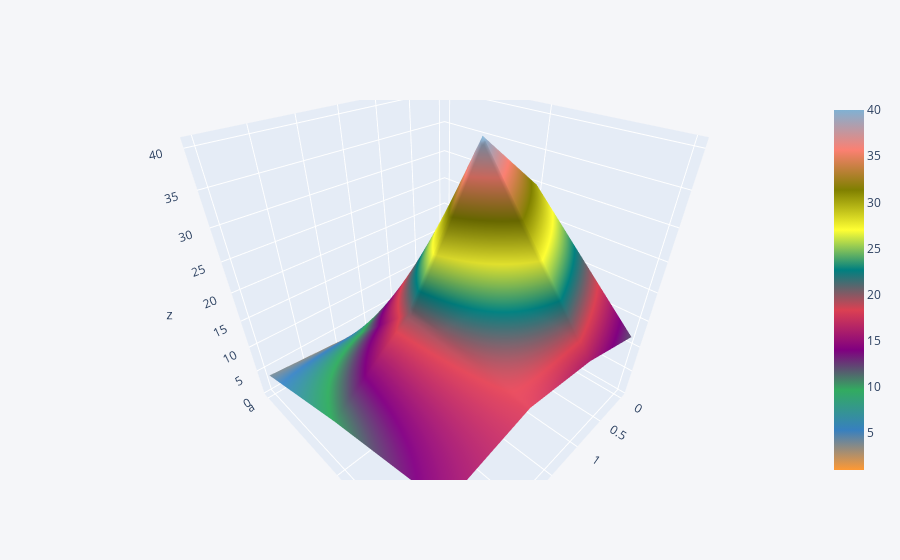

Notebook code cell kept with this figure:
### Code cell
# Crea un gráfico 3D de superficie
dataframe2.iplot(kind='surface')

### Figure 1 — Plotly figure (JSON) as saved in the notebook; plotly's stock layout.template omitted (floating-point values rounded to 4 significant figures)
{"data": [{"colorscale": [[0, "rgb(255, 153, 51)"], [0.1111, "rgb(55, 128, 191)"], [0.2222, "rgb(50, 171, 96)"], [0.3333, "rgb(128, 0, 128)"], [0.4444, "rgb(219, 64, 82)"], [0.5556, "rgb(0, 128, 128)"], [0.6667, "rgb(255, 255, 51)"], [0.7778, "rgb(128, 128, 0)"], [0.8889, "rgb(251, 128, 114)"], [1, "rgb(128, 177, 211)"]], "type": "surface", "x": [0, 1, 2, 3], "y": ["a", "b", "c"], "z": [[1, 2, 3, 4], [30, 40, 20, 10], [12, 16, 18, 15]]}], "layout": {"autosize": true, "legend": {"bgcolor": "#F5F6F9", "font": {"color": "#4D5663"}}, "paper_bgcolor": "#F5F6F9", "plot_bgcolor": "#F5F6F9", "scene": {"aspectmode": "auto", "aspectratio": {"x": 1, "y": 1, "z": 1}, "camera": {"center": {"x": 0, "y": 0, "z": 0}, "eye": {"x": 0.8747, "y": 0.8747, "z": 0.8747}, "projection": {"type": "perspective"}, "up": {"x": 0, "y": 0, "z": 1}}}, "title": {"font": {"color": "#4D5663"}}, "xaxis": {"gridcolor": "#E1E5ED", "showgrid": true, "tickfont": {"color": "#4D5663"}, "title": {"font": {"color": "#4D5663"}, "text": ""}, "zerolinecolor": "#E1E5ED"}, "yaxis": {"gridcolor": "#E1E5ED", "showgrid": true, "tickfont": {"color": "#4D5663"}, "title": {"font": {"color": "#4D5663"}, "text": ""}, "zerolinecolor": "#E1E5ED"}}}
